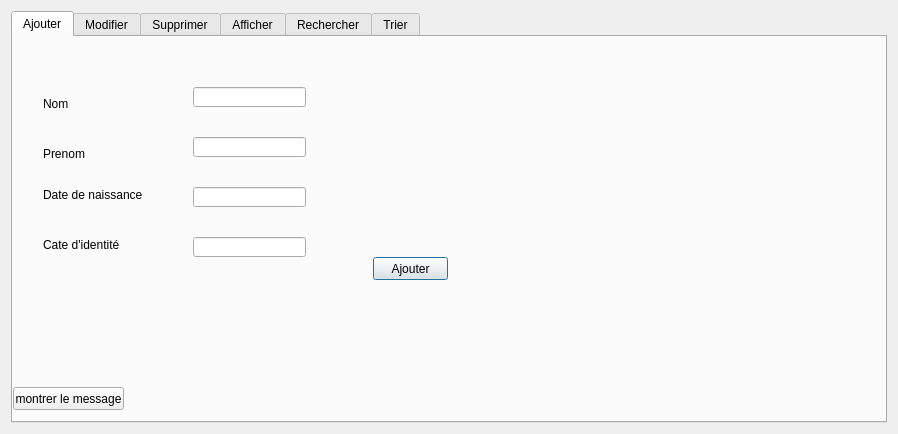
<?xml version="1.0" encoding="UTF-8"?>
<ui version="4.0">
 <class>Dialog_client</class>
 <widget class="QDialog" name="Dialog_client">
  <property name="geometry">
   <rect>
    <x>0</x>
    <y>0</y>
    <width>898</width>
    <height>434</height>
   </rect>
  </property>
  <property name="windowTitle">
   <string>Dialog</string>
  </property>
  <layout class="QGridLayout" name="gridLayout_2">
   <item row="1" column="0">
    <widget class="QTabWidget" name="tableclient_2">
     <property name="toolTip">
      <string>&lt;html&gt;&lt;head/&gt;&lt;body&gt;&lt;p&gt;&lt;br/&gt;&lt;/p&gt;&lt;/body&gt;&lt;/html&gt;</string>
     </property>
     <property name="currentIndex">
      <number>0</number>
     </property>
     <widget class="QWidget" name="tab_5">
      <attribute name="icon">
       <iconset resource="resource.qrc">
        <normaloff>:/myappico.png</normaloff>:/myappico.png</iconset>
      </attribute>
      <attribute name="title">
       <string>Ajouter</string>
      </attribute>
      <widget class="QLabel" name="label_5">
       <property name="geometry">
        <rect>
         <x>30</x>
         <y>60</y>
         <width>47</width>
         <height>13</height>
        </rect>
       </property>
       <property name="text">
        <string>Nom</string>
       </property>
      </widget>
      <widget class="QLabel" name="label_6">
       <property name="geometry">
        <rect>
         <x>30</x>
         <y>110</y>
         <width>47</width>
         <height>13</height>
        </rect>
       </property>
       <property name="text">
        <string>Prenom</string>
       </property>
      </widget>
      <widget class="QLabel" name="label_7">
       <property name="geometry">
        <rect>
         <x>30</x>
         <y>150</y>
         <width>101</width>
         <height>16</height>
        </rect>
       </property>
       <property name="text">
        <string>Date de naissance</string>
       </property>
      </widget>
      <widget class="QLabel" name="label_8">
       <property name="geometry">
        <rect>
         <x>30</x>
         <y>200</y>
         <width>91</width>
         <height>16</height>
        </rect>
       </property>
       <property name="text">
        <string>Cate d'identité</string>
       </property>
      </widget>
      <widget class="QLineEdit" name="lineEdit_nom">
       <property name="geometry">
        <rect>
         <x>180</x>
         <y>50</y>
         <width>113</width>
         <height>20</height>
        </rect>
       </property>
      </widget>
      <widget class="QLineEdit" name="lineEdit_prenom">
       <property name="geometry">
        <rect>
         <x>180</x>
         <y>100</y>
         <width>113</width>
         <height>20</height>
        </rect>
       </property>
      </widget>
      <widget class="QLineEdit" name="lineEdit_cin">
       <property name="geometry">
        <rect>
         <x>180</x>
         <y>200</y>
         <width>113</width>
         <height>20</height>
        </rect>
       </property>
      </widget>
      <widget class="QLineEdit" name="lineEdit_date">
       <property name="geometry">
        <rect>
         <x>180</x>
         <y>150</y>
         <width>113</width>
         <height>20</height>
        </rect>
       </property>
      </widget>
      <widget class="QPushButton" name="pushButton_4">
       <property name="geometry">
        <rect>
         <x>360</x>
         <y>220</y>
         <width>75</width>
         <height>23</height>
        </rect>
       </property>
       <property name="text">
        <string>Ajouter</string>
       </property>
      </widget>
      <widget class="QPushButton" name="showmessagepushbutton">
       <property name="geometry">
        <rect>
         <x>0</x>
         <y>350</y>
         <width>111</width>
         <height>23</height>
        </rect>
       </property>
       <property name="text">
        <string>montrer le message</string>
       </property>
      </widget>
     </widget>
     <widget class="QWidget" name="tab_6">
      <attribute name="title">
       <string>Modifier</string>
      </attribute>
      <widget class="QLabel" name="label_9">
       <property name="geometry">
        <rect>
         <x>20</x>
         <y>60</y>
         <width>47</width>
         <height>13</height>
        </rect>
       </property>
       <property name="text">
        <string>Nom</string>
       </property>
      </widget>
      <widget class="QLabel" name="label_10">
       <property name="geometry">
        <rect>
         <x>20</x>
         <y>110</y>
         <width>47</width>
         <height>13</height>
        </rect>
       </property>
       <property name="text">
        <string>Prenom</string>
       </property>
      </widget>
      <widget class="QLabel" name="label_11">
       <property name="geometry">
        <rect>
         <x>20</x>
         <y>170</y>
         <width>101</width>
         <height>16</height>
        </rect>
       </property>
       <property name="text">
        <string>Date de naissance</string>
       </property>
      </widget>
      <widget class="QLineEdit" name="lineEdit1">
       <property name="geometry">
        <rect>
         <x>150</x>
         <y>60</y>
         <width>113</width>
         <height>20</height>
        </rect>
       </property>
      </widget>
      <widget class="QLineEdit" name="lineEdit2">
       <property name="geometry">
        <rect>
         <x>150</x>
         <y>110</y>
         <width>113</width>
         <height>20</height>
        </rect>
       </property>
      </widget>
      <widget class="QLineEdit" name="lineEdit3">
       <property name="geometry">
        <rect>
         <x>150</x>
         <y>170</y>
         <width>113</width>
         <height>20</height>
        </rect>
       </property>
      </widget>
      <widget class="QLineEdit" name="lineEdit4">
       <property name="geometry">
        <rect>
         <x>150</x>
         <y>220</y>
         <width>113</width>
         <height>20</height>
        </rect>
       </property>
      </widget>
      <widget class="QPushButton" name="pushButton">
       <property name="geometry">
        <rect>
         <x>360</x>
         <y>220</y>
         <width>75</width>
         <height>23</height>
        </rect>
       </property>
       <property name="text">
        <string>Modifier</string>
       </property>
      </widget>
      <widget class="QLabel" name="label_12">
       <property name="geometry">
        <rect>
         <x>20</x>
         <y>220</y>
         <width>91</width>
         <height>16</height>
        </rect>
       </property>
       <property name="text">
        <string>Cate d'identité</string>
       </property>
      </widget>
     </widget>
     <widget class="QWidget" name="tab_7">
      <attribute name="title">
       <string>Supprimer</string>
      </attribute>
      <widget class="QLabel" name="label_13">
       <property name="geometry">
        <rect>
         <x>120</x>
         <y>60</y>
         <width>201</width>
         <height>16</height>
        </rect>
       </property>
       <property name="text">
        <string>Donner le numéro de la carte d'identité</string>
       </property>
      </widget>
      <widget class="QPushButton" name="pushButton_2">
       <property name="geometry">
        <rect>
         <x>170</x>
         <y>170</y>
         <width>75</width>
         <height>23</height>
        </rect>
       </property>
       <property name="text">
        <string>Supprimer</string>
       </property>
      </widget>
      <widget class="QLineEdit" name="lineEdit">
       <property name="geometry">
        <rect>
         <x>150</x>
         <y>110</y>
         <width>113</width>
         <height>20</height>
        </rect>
       </property>
      </widget>
     </widget>
     <widget class="QWidget" name="tab_8">
      <attribute name="title">
       <string>Afficher</string>
      </attribute>
      <widget class="QTableView" name="tableclient">
       <property name="geometry">
        <rect>
         <x>80</x>
         <y>40</y>
         <width>256</width>
         <height>192</height>
        </rect>
       </property>
      </widget>
     </widget>
     <widget class="QWidget" name="tab_2">
      <attribute name="title">
       <string>Rechercher</string>
      </attribute>
      <widget class="QPushButton" name="pushButton_3">
       <property name="geometry">
        <rect>
         <x>9</x>
         <y>140</y>
         <width>75</width>
         <height>23</height>
        </rect>
       </property>
       <property name="text">
        <string>Chercher</string>
       </property>
      </widget>
      <widget class="QLabel" name="label">
       <property name="geometry">
        <rect>
         <x>9</x>
         <y>50</y>
         <width>181</width>
         <height>16</height>
        </rect>
       </property>
       <property name="text">
        <string>Donner le numero de carte d'identité</string>
       </property>
      </widget>
      <widget class="QLineEdit" name="lineEdit_2">
       <property name="geometry">
        <rect>
         <x>10</x>
         <y>100</y>
         <width>113</width>
         <height>20</height>
        </rect>
       </property>
      </widget>
      <widget class="QTableView" name="tableclient_5">
       <property name="geometry">
        <rect>
         <x>200</x>
         <y>50</y>
         <width>256</width>
         <height>192</height>
        </rect>
       </property>
      </widget>
     </widget>
     <widget class="QWidget" name="tab">
      <attribute name="title">
       <string>Trier</string>
      </attribute>
      <widget class="QTableView" name="tabletrie">
       <property name="geometry">
        <rect>
         <x>160</x>
         <y>30</y>
         <width>256</width>
         <height>192</height>
        </rect>
       </property>
      </widget>
      <widget class="QPushButton" name="pushButton_5">
       <property name="geometry">
        <rect>
         <x>250</x>
         <y>270</y>
         <width>75</width>
         <height>23</height>
        </rect>
       </property>
       <property name="text">
        <string>Trier</string>
       </property>
      </widget>
     </widget>
    </widget>
   </item>
  </layout>
 </widget>
 <resources>
  <include location="resource.qrc"/>
 </resources>
 <connections/>
</ui>
